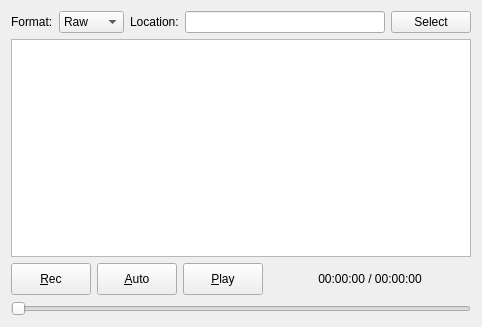
<?xml version="1.0" encoding="UTF-8"?>
<ui version="4.0">
 <class>CIqTool</class>
 <widget class="QDialog" name="CIqTool">
  <property name="geometry">
   <rect>
    <x>0</x>
    <y>0</y>
    <width>482</width>
    <height>327</height>
   </rect>
  </property>
  <property name="sizePolicy">
   <sizepolicy hsizetype="Preferred" vsizetype="Fixed">
    <horstretch>0</horstretch>
    <verstretch>0</verstretch>
   </sizepolicy>
  </property>
  <property name="minimumSize">
   <size>
    <width>0</width>
    <height>32</height>
   </size>
  </property>
  <property name="windowTitle">
   <string>I/Q recording and replay tool</string>
  </property>
  <property name="windowIcon">
   <iconset resource="../../resources/icons.qrc">
    <normaloff>:/icons/icons/signal.svg</normaloff>:/icons/icons/signal.svg</iconset>
  </property>
  <layout class="QVBoxLayout" name="verticalLayout">
   <item>
    <layout class="QHBoxLayout" name="horizontalLayout">
     <item>
      <widget class="QLabel" name="formatLabel">
       <property name="text">
        <string>Format:</string>
       </property>
      </widget>
     </item>
     <item>
       <widget class="QComboBox" name="formatCombo">
        <property name="toolTip">
         <string>File format</string>
        </property>
        <item>
         <property name="text">
          <string>Raw</string>
         </property>
        </item>
        <item>
         <property name="text">
          <string>SigMF</string>
         </property>
        </item>
       </widget>
      </item>
     <item>
      <widget class="QLabel" name="recDirLabel">
       <property name="text">
        <string>Location:</string>
       </property>
      </widget>
     </item>
     <item>
      <widget class="QLineEdit" name="recDirEdit">
       <property name="enabled">
        <bool>true</bool>
       </property>
       <property name="toolTip">
        <string>Enter a different location or use the select button</string>
       </property>
      </widget>
     </item>
     <item>
      <widget class="QPushButton" name="recDirButton">
       <property name="enabled">
        <bool>true</bool>
       </property>
       <property name="sizePolicy">
        <sizepolicy hsizetype="Minimum" vsizetype="Fixed">
         <horstretch>0</horstretch>
         <verstretch>0</verstretch>
        </sizepolicy>
       </property>
       <property name="toolTip">
        <string>Select a different location</string>
       </property>
       <property name="text">
        <string>Select</string>
       </property>
       <property name="autoDefault">
        <bool>false</bool>
       </property>
      </widget>
     </item>
    </layout>
   </item>
   <item>
    <widget class="QListWidget" name="listWidget">
     <property name="alternatingRowColors">
      <bool>true</bool>
     </property>
     <property name="uniformItemSizes">
      <bool>true</bool>
     </property>
    </widget>
   </item>
   <item>
    <layout class="QHBoxLayout" name="horizontalLayout_2">
     <item>
      <widget class="QPushButton" name="recButton">
       <property name="enabled">
        <bool>true</bool>
       </property>
       <property name="minimumSize">
        <size>
         <width>32</width>
         <height>32</height>
        </size>
       </property>
       <property name="maximumSize">
        <size>
         <width>16777215</width>
         <height>16777215</height>
        </size>
       </property>
       <property name="toolTip">
        <string>Record I/Q samples to new file</string>
       </property>
       <property name="text">
        <string>&amp;Rec</string>
       </property>
       <property name="icon">
        <iconset resource="../../resources/icons.qrc">
         <normaloff>:/icons/icons/record.svg</normaloff>:/icons/icons/record.svg</iconset>
       </property>
       <property name="checkable">
        <bool>true</bool>
       </property>
       <property name="autoDefault">
        <bool>false</bool>
       </property>
      </widget>
     </item>
     <item>
      <widget class="QPushButton" name="autoButton">
       <property name="minimumSize">
        <size>
         <width>32</width>
         <height>32</height>
        </size>
       </property>
       <property name="toolTip">
        <string>Automatically record short I/Q bursts above the squelch</string>
       </property>
       <property name="text">
        <string>&amp;Auto</string>
       </property>
       <property name="icon">
        <iconset resource="../../resources/icons.qrc">
         <normaloff>:/icons/icons/record.svg</normaloff>:/icons/icons/record.svg</iconset>
       </property>
       <property name="checkable">
        <bool>true</bool>
       </property>
       <property name="autoDefault">
        <bool>false</bool>
       </property>
      </widget>
     </item>
     <item>
      <widget class="QPushButton" name="playButton">
       <property name="minimumSize">
        <size>
         <width>32</width>
         <height>32</height>
        </size>
       </property>
       <property name="maximumSize">
        <size>
         <width>16777215</width>
         <height>16777215</height>
        </size>
       </property>
       <property name="toolTip">
        <string>Start playing selected file</string>
       </property>
       <property name="text">
        <string>&amp;Play</string>
       </property>
       <property name="icon">
        <iconset resource="../../resources/icons.qrc">
         <normaloff>:/icons/icons/play.svg</normaloff>:/icons/icons/play.svg</iconset>
       </property>
       <property name="checkable">
        <bool>true</bool>
       </property>
       <property name="autoDefault">
        <bool>false</bool>
       </property>
      </widget>
     </item>
     <item>
      <spacer name="horizontalSpacer">
       <property name="orientation">
        <enum>Qt::Horizontal</enum>
       </property>
       <property name="sizeHint" stdset="0">
        <size>
         <width>40</width>
         <height>20</height>
        </size>
       </property>
      </spacer>
     </item>
     <item>
      <widget class="QLabel" name="timeLabel">
       <property name="text">
        <string>00:00:00 / 00:00:00</string>
       </property>
       <property name="alignment">
        <set>Qt::AlignCenter</set>
       </property>
      </widget>
     </item>
     <item>
      <spacer name="horizontalSpacer_2">
       <property name="orientation">
        <enum>Qt::Horizontal</enum>
       </property>
       <property name="sizeHint" stdset="0">
        <size>
         <width>40</width>
         <height>20</height>
        </size>
       </property>
      </spacer>
     </item>
    </layout>
   </item>
   <item>
    <widget class="QSlider" name="slider">
     <property name="toolTip">
      <string>Seek forward and backward in I/Q file</string>
     </property>
     <property name="maximum">
      <number>600</number>
     </property>
     <property name="singleStep">
      <number>10</number>
     </property>
     <property name="pageStep">
      <number>60</number>
     </property>
     <property name="orientation">
      <enum>Qt::Horizontal</enum>
     </property>
    </widget>
   </item>
  </layout>
 </widget>
 <resources>
  <include location="../../resources/icons.qrc"/>
 </resources>
 <connections/>
</ui>
